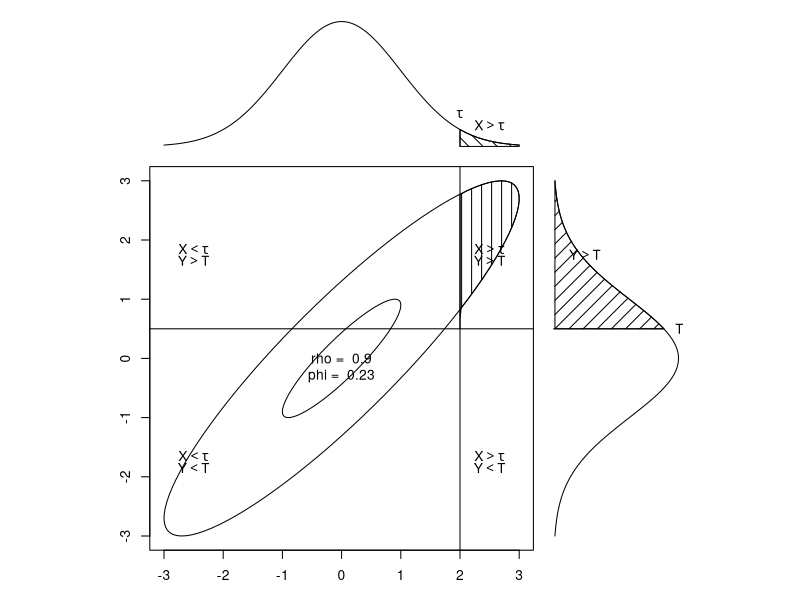
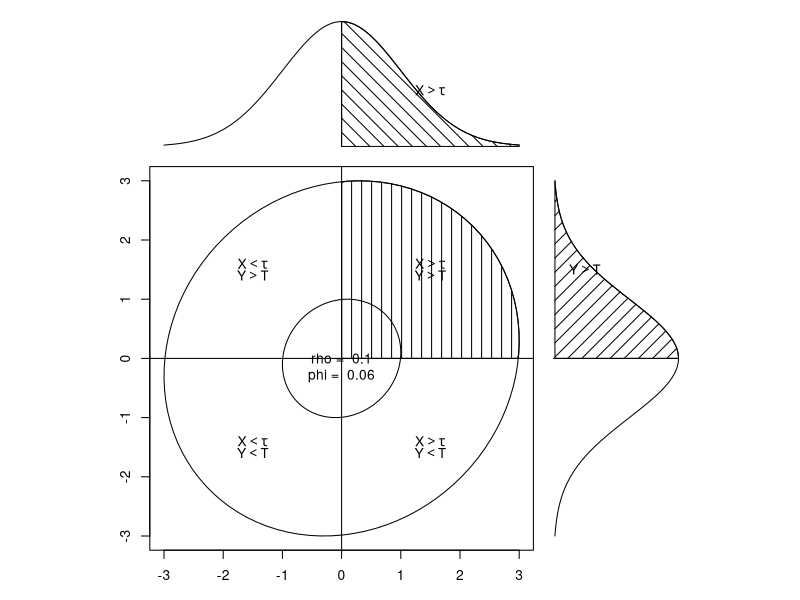
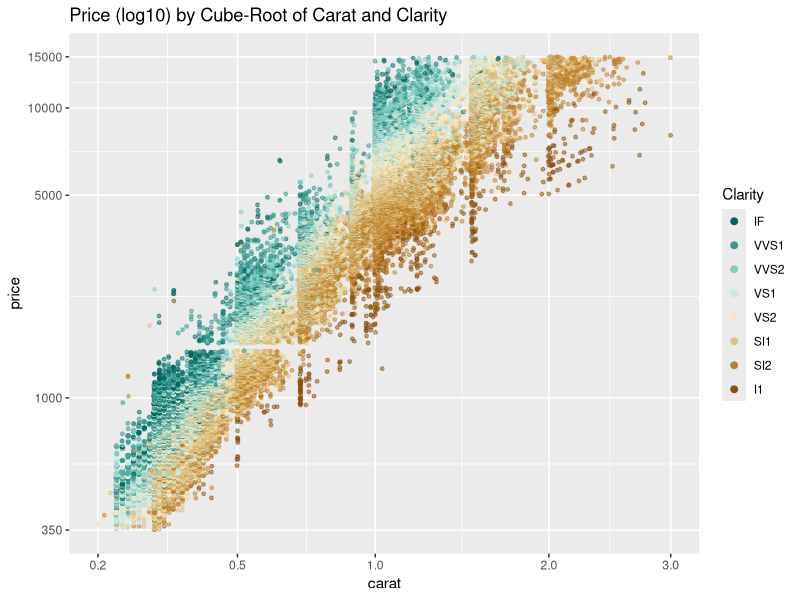
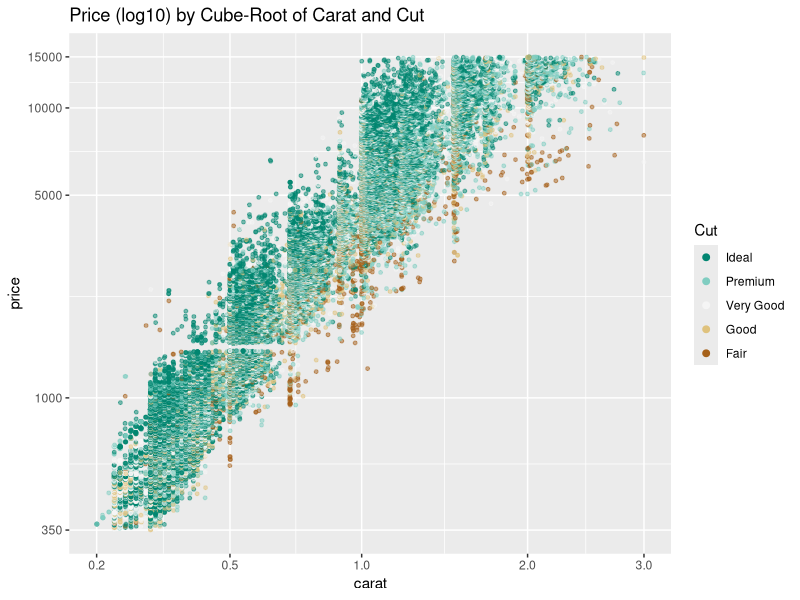
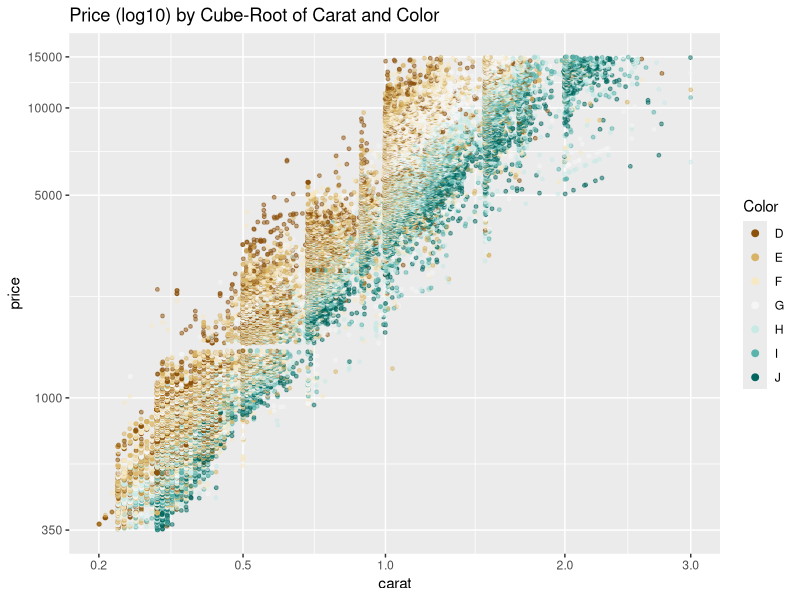
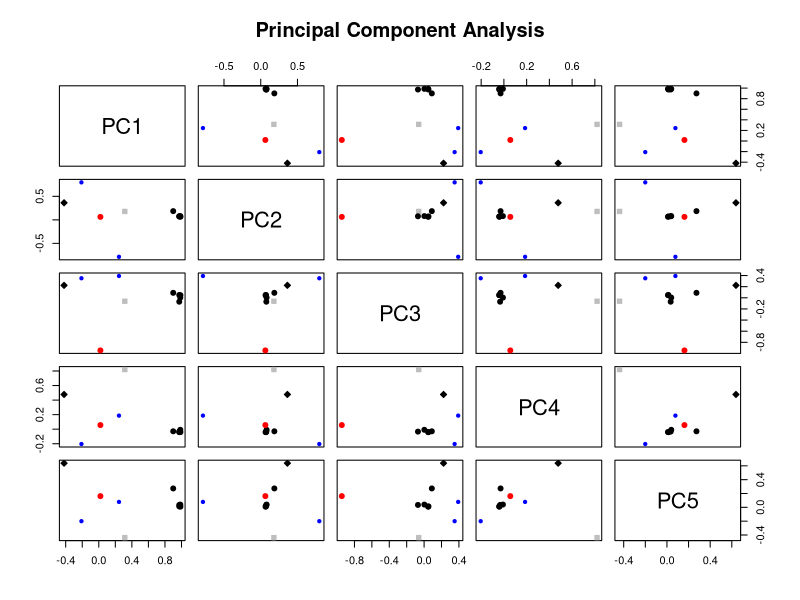
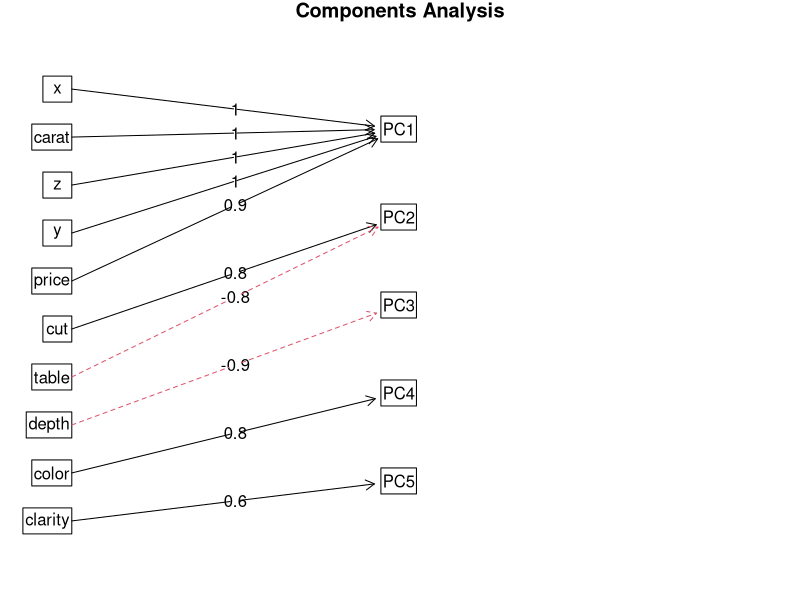

The R script that drew these images, in order:
## ----include = TRUE------------------------------------------------------
knitr::opts_chunk$set(fig.dpi = 300, fig.height = 7, fig.width = 7)
library(psych)

## ----polychoric, include = TRUE, fig.width=7,fig.height=7----------------
draw.tetra(.9,2,0.5)

## ----include = TRUE------------------------------------------------------
draw.tetra(.1,0,0)

## ----include = TRUE, message=FALSE---------------------------------------
library(ggplot2)

## ----include = TRUE------------------------------------------------------
dfOrd  <- data.frame(diamonds)
head(dfOrd)

## ----funciones, include=FALSE--------------------------------------------
library(scales)
cuberoot_trans = function() trans_new('cuberoot',
                                      transform = function(x) x^(1/3),
                                      inverse = function(x) x^3)

## ----include = TRUE, echo=FALSE, message=F, warning=F--------------------
ggplot(aes(x = carat, y = price), data = diamonds) + 
  geom_point(alpha = 0.5, size = 1, position = 'jitter',aes(color=clarity)) +
  scale_color_brewer(type = 'div',
    guide = guide_legend(title = 'Clarity', reverse = T,
    override.aes = list(alpha = 1, size = 2))) +                         
  scale_x_continuous(trans = cuberoot_trans(), limits = c(0.2, 3),
    breaks = c(0.2, 0.5, 1, 2, 3)) + 
  scale_y_continuous(trans = log10_trans(), limits = c(350, 15000),
    breaks = c(350, 1000, 5000, 10000, 15000)) +
  ggtitle('Price (log10) by Cube-Root of Carat and Clarity')

ggplot(aes(x = carat, y = price), data = diamonds) + 
  geom_point(alpha = 0.5, size = 1, position = 'jitter',aes(color=cut)) +
  scale_color_brewer(type = 'div',
    guide = guide_legend(title = 'Cut', reverse = T,
    override.aes = list(alpha = 1, size = 2))) +                         
  scale_x_continuous(trans = cuberoot_trans(), limits = c(0.2, 3),
    breaks = c(0.2, 0.5, 1, 2, 3)) + 
  scale_y_continuous(trans = log10_trans(), limits = c(350, 15000),
    breaks = c(350, 1000, 5000, 10000, 15000)) +
  ggtitle('Price (log10) by Cube-Root of Carat and Cut')

ggplot(aes(x = carat, y = price), data = diamonds) + 
  geom_point(alpha = 0.5, size = 1, position = 'jitter',aes(color=color)) +
  scale_color_brewer(type = 'div',
    guide = guide_legend(title = 'Color', reverse = F,
    override.aes = list(alpha = 1, size = 2))) +                         
  scale_x_continuous(trans = cuberoot_trans(), limits = c(0.2, 3),
    breaks = c(0.2, 0.5, 1, 2, 3)) + 
  scale_y_continuous(trans = log10_trans(), limits = c(350, 15000),
    breaks = c(350, 1000, 5000, 10000, 15000)) +
  ggtitle('Price (log10) by Cube-Root of Carat and Color')

## ----include = TRUE, warning=FALSE---------------------------------------
ordNum <- data.matrix(dfOrd)
head(ordNum)

## ----include = TRUE, message=FALSE,warning=FALSE-------------------------
cor(ordNum[,2],ordNum[,3])
prop.table(table(ordNum[,2],ordNum[,3]))
polychoric(ordNum[,c(2,3)])

## ----include = TRUE, message=FALSE, warning=FALSE------------------------
pc <- mixed.cor(x=ordNum,smooth=TRUE, correct=TRUE)

## ----include = TRUE------------------------------------------------------
pc

## ----include = TRUE------------------------------------------------------
faPC <- principal(r=pc$rho, nfactors=5, rotate="none",scores=TRUE)

## ----include = TRUE------------------------------------------------------
faPC

## ----include = TRUE------------------------------------------------------
predict(faPC,ordNum[1,],ordNum)
fa.plot(faPC)
fa.diagram(faPC)

